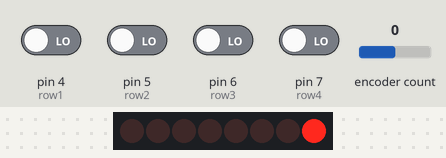
A sketch run on a simulated Arduino Uno, built with avr-gcc and run on an emulated ATmega328P. Parts: 8 shift-register outputs drawn as a row of LEDs (first output left, lit = HIGH). Wiring (inferred from the names in the program): shift register (74HC595): data pin 8; shift clock pin 10; latch pin 9. Wiring (inferred from the signals the program sends): row of LEDs: on Q0, Q1, Q2, Q3, Q4, Q5, Q6, Q7. The test bench sets the inputs (shaded band); at power-on: pin 4 (row1), pin 5 (row2), pin 6 (row3), pin 7 (row4) LOW, encoder count 0. What the sketch prints to the serial monitor is not drawn.

Above: at 2.2 s.
2.3 s: encoder count set to 4
5.3 s: pin 4 (row1) driven HIGH
At 5.5 s:
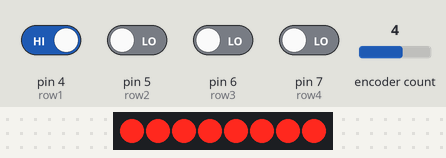
8.3 s: pin 5 (row2) driven HIGH
11.3 s: pin 6 (row3) driven HIGH
14.3 s: encoder count set to 5
17.3 s: pin 7 (row4) driven HIGH
Timing chart, 0 to 20.3 s (numbered marks = the images above; inputs shaded):
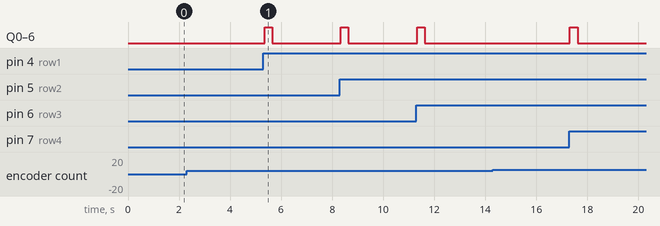

Measured:
- after the input at 2.3 s, every drawn part: stays the same
- after the input at 14.3 s, every drawn part: stays the same

The sketch:

main.ino
```cpp
#include <Encoder.h>

// Continous Controller
const uint8_t NOTE_OFF = 0x80;
const uint8_t NOTE_ON = 0x90;
const uint8_t KEY_PRESSURE = 0xA0;
const uint8_t CC = 0xB0;
const uint8_t PROGRAM_CHANGE = 0xC0;
const uint8_t CHANNEL_PRESSURE = 0xD0;
const uint8_t PITCH_BEND = 0xE0;

// Pin Definitions
// Rows are connected to
const int row1 = 4;
const int row2 = 5;
const int row3 = 6;
const int row4 = 7;

// The 74HC595 uses a serial communication
// link which has three pins
const int clock = 10;
const int latch = 9;
const int data = 8;


uint8_t keyToMidiMap[32];

boolean keyPressed[32];

int noteVelocity = 127;


// use prepared bit vectors instead of shifting bit left everytime
int bits[] = { B00000001, B00000010, B00000100, B00001000, B00010000, B00100000, B01000000, B10000000 };

enum relativeCCmode {
  TWOS_COMPLEMENT,
  BINARY_OFFSET,
  SIGN_MAGNITUDE
};

const uint8_t channel = 1;        // MIDI channel 1
const uint8_t controller = 0x10;  // General Purpose Controller 1

const Encoder encoder (11, 12);  // A rotary encoder connected to pins 2 and 3

const relativeCCmode negativeRepresentation = SIGN_MAGNITUDE;  // Select the way negative numbers are represented


// 74HC595 shift to next column
void scanColumn(int value) {
  digitalWrite(latch, LOW); //Pulls the chips latch low
  shiftOut(data, clock, MSBFIRST, value); //Shifts out the 8 bits to the shift register
  digitalWrite(latch, HIGH); //Pulls the latch high displaying the data
}

void setup() {

  // Map scan matrix buttons/keys to actual Midi note number. Lowest num 41 corresponds to F MIDI note.
  keyToMidiMap[0] = 60;
  keyToMidiMap[1] = 53;
  keyToMidiMap[2] = 54;
  keyToMidiMap[3] = 55;
  keyToMidiMap[4] = 56;
  keyToMidiMap[5] = 57;
  keyToMidiMap[6] = 58;
  keyToMidiMap[7] = 59;

  keyToMidiMap[8] = 52;
  keyToMidiMap[1 + 8] = 45;
  keyToMidiMap[2 + 8] = 46;
  keyToMidiMap[3 + 8] = 47;
  keyToMidiMap[4 + 8] = 48;
  keyToMidiMap[5 + 8] = 49;
  keyToMidiMap[6 + 8] = 50;
  keyToMidiMap[7 + 8] = 51;

  keyToMidiMap[16] = 44;
  keyToMidiMap[1 + 16] = 37;
  keyToMidiMap[2 + 16] = 38;
  keyToMidiMap[3 + 16] = 39;
  keyToMidiMap[4 + 16] = 40;
  keyToMidiMap[5 + 16] = 41;
  keyToMidiMap[6 + 16] = 42;
  keyToMidiMap[7 + 16] = 43;

  keyToMidiMap[24] = 36;
  keyToMidiMap[1 + 24] = 29;
  keyToMidiMap[2 + 24] = 30;
  keyToMidiMap[3 + 24] = 31;
  keyToMidiMap[4 + 24] = 32;
  keyToMidiMap[5 + 24] = 33;
  keyToMidiMap[6 + 24] = 34;
  keyToMidiMap[7 + 24] = 35;

  // setup pins output/input mode
  pinMode(data, OUTPUT);
  pinMode(clock, OUTPUT);
  pinMode(latch, OUTPUT);

  pinMode(row1, INPUT);
  pinMode(row2, INPUT);
  pinMode(row3, INPUT);
  pinMode(row4, INPUT);

    Serial.begin(9600);

  delay(1000);

}

void loop() {

  for (int col = 0; col < 8; col++) {

    // shift scan matrix to following column
    scanColumn(bits[col]);

    // check if any keys were pressed - rows will have HIGH output in this case corresponding
    int groupValue1 = digitalRead(row1);
    int groupValue2 = digitalRead(row2);
    int groupValue3 = digitalRead(row3);
    int groupValue4 = digitalRead(row4);

    // process if any combination of keys pressed
    if (groupValue1 != 0 || groupValue2 != 0 || groupValue3 != 0
        || groupValue4 != 0) {

      if (groupValue1 != 0 && !keyPressed[col]) {
        keyPressed[col] = true;
        noteOn(0x91, keyToMidiMap[col], noteVelocity,col," row1 ");
      }

      if (groupValue2 != 0 && !keyPressed[col + 8]) {
        keyPressed[col + 8] = true;
        noteOn(0x91, keyToMidiMap[col + 8], noteVelocity,col," row2 ");
      }

      if (groupValue3 != 0 && !keyPressed[col + 16]) {
        keyPressed[col + 16] = true;
        noteOn(0x91, keyToMidiMap[col + 16], noteVelocity,col," row3 ");


      }

      if (groupValue4 != 0 && !keyPressed[col + 24]) {
        keyPressed[col + 24] = true;
        noteOn(0x91, keyToMidiMap[col + 24], noteVelocity,col," row4 ");
      }

    }

    //  process if any combination of keys released
    if (groupValue1 == 0 && keyPressed[col]) {
      keyPressed[col] = false;
      noteOn(0x91, keyToMidiMap[col], 0,col," row1 ");
    }

    if (groupValue2 == 0 && keyPressed[col + 8]) {
      keyPressed[col + 8] = false;
      noteOn(0x91, keyToMidiMap[col + 8], 0,col," row2 ");
    }

    if (groupValue3 == 0 && keyPressed[col + 16]) {
      keyPressed[col + 16] = false;
      noteOn(0x91, keyToMidiMap[col + 16], 0,col," row3 ");
    }

    if (groupValue4 == 0 && keyPressed[col + 24]) {
      keyPressed[col + 24] = false;
      noteOn(0x91, keyToMidiMap[col + 24], 0,col," row4 ");
    }

  }

  // Encoder
static int32_t previousPosition = 0; // A static variable for saving the previous encoder position
int32_t position = encoder.read(); // Read the current encoder position
int32_t difference = position - previousPosition; // Calculate the relative movement
difference /= 4; // One tick for every 4 pulses
difference = constrain(difference, -15, 15); // Make sure that only 15 ticks are sent at once
if (difference != 0)
   { // If the encoder was moved
         uint8_t CC_value = mapRelativeCC(difference); // Change the representation of negative numbers
         sendMIDI(CC, channel, controller, CC_value); // Send the relative position change over MIDI
         previousPosition += difference * 4; // Add the pulses sent over MIDI to the previous position
         Serial.print(CC_value);
}

      // End loop
}


uint8_t twosComplementTo7bitSignedMagnitude(int8_t value) {  // Convert an 8-bit two's complement integer to 7-bit sign-magnitude format
  uint8_t mask = value >> 7;
  uint8_t abs = (value + mask) ^ mask;
  uint8_t sign = mask & 0b01000000;
  return (abs & 0b00111111) | sign;
}

uint8_t mapRelativeCC(int8_t value) {  // Convert an 8-bit two's complement integer to a 7-bit value to send over MIDI
  switch (negativeRepresentation) {
    case TWOS_COMPLEMENT:
      return value;  // Remember that the sendMIDI function does the bit masking, so you don't have to worry about bit 7 being 1.
    case BINARY_OFFSET:
      return value + 64;
    case SIGN_MAGNITUDE:
      return twosComplementTo7bitSignedMagnitude(value);
  }
}


void noteOn(int cmd, int midiNote, int midiVelocity, int col, String row) {
        char buf1 [64]; // must be large enough for the whole string
        char buf2 [64];

    Serial.write(cmd); // send note on, or note off
    Serial.write(midiNote);    // send pitch data
    Serial.write(midiVelocity);  // send velocity data
       // sprintf (buf1, "The col is: %d  and the row is ", col);


       // Serial.print(col);
       // Serial.print (row);
       // Serial.print("\r\n");
       // if(col == 1 && row == "row3" )
      //  {

          //  midiNote = 29;
          //  Serial.write(midiNote);
      //  }


}

void sendMIDI(uint8_t messageType, uint8_t channel, uint8_t data1, uint8_t data2) {
channel--; // Decrement the channel, because MIDI channel 1 corresponds to binary channel 0
uint8_t statusByte = messageType | channel; // Combine the messageType (high nibble)
// with the channel (low nibble)
// Both the message type and the channel should be 4 bits wide
Serial.write(statusByte);
Serial.write(data1);
Serial.write(data2);
}


void sendMIDI(uint8_t statusByte, uint8_t dataByte1, uint8_t dataByte2) {
Serial.write(statusByte);
Serial.write(dataByte1);
Serial.write(dataByte2);
}
```
